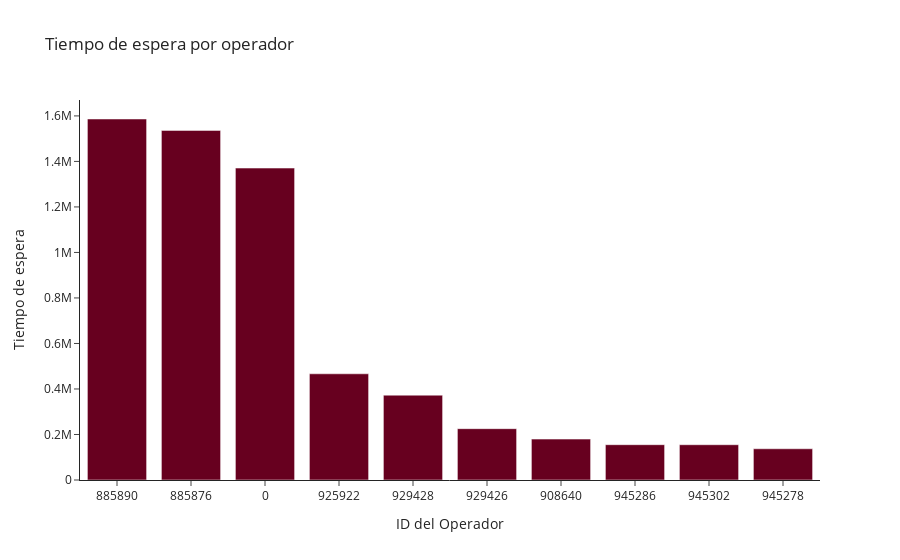

The code cell stored with this chart in its notebook:
### Code cell
#Calcular el operador con mayor número de espera
waiting_time_per_operator = df_merged.groupby('operator_id').agg({'waiting_time':'sum'})
waiting_time_per_operator= waiting_time_per_operator.sort_values(by= 'waiting_time', ascending=False).head(10)

print(waiting_time_per_operator)

labels = waiting_time_per_operator.index.to_list()
labels = [str(x) for x in labels]

fig = px.bar(waiting_time_per_operator, x=labels, y='waiting_time',
            labels={ 'x':'ID del Operador', 'waiting_time':'Tiempo de espera'},
            title='Tiempo de espera por operador',
            color_discrete_sequence=px.colors.sequential.RdBu,
            template='simple_white')

plt.tight_layout()
fig.show()

### Figure 1 — Plotly figure (JSON) as saved in the notebook; plotly's stock layout.template omitted (floating-point values rounded to 4 significant figures)
{"data": [{"alignmentgroup": "True", "hovertemplate": "ID del Operador=%{x}<br>Tiempo de espera=%{y}<extra></extra>", "legendgroup": "", "marker": {"color": "rgb(103,0,31)", "pattern": {"shape": ""}}, "name": "", "offsetgroup": "", "orientation": "v", "showlegend": false, "textposition": "auto", "type": "bar", "x": ["885890", "885876", "0", "925922", "929428", "929426", "908640", "945286", "945302", "945278"], "xaxis": "x", "y": [1586416, 1536381, 1370790, 466688, 372774, 225526, 179736, 155190, 154973, 137207], "yaxis": "y"}], "layout": {"barmode": "relative", "legend": {"tracegroupgap": 0}, "title": {"text": "Tiempo de espera por operador"}, "xaxis": {"anchor": "y", "domain": [0, 1], "title": {"text": "ID del Operador"}}, "yaxis": {"anchor": "x", "domain": [0, 1], "title": {"text": "Tiempo de espera"}}}}
